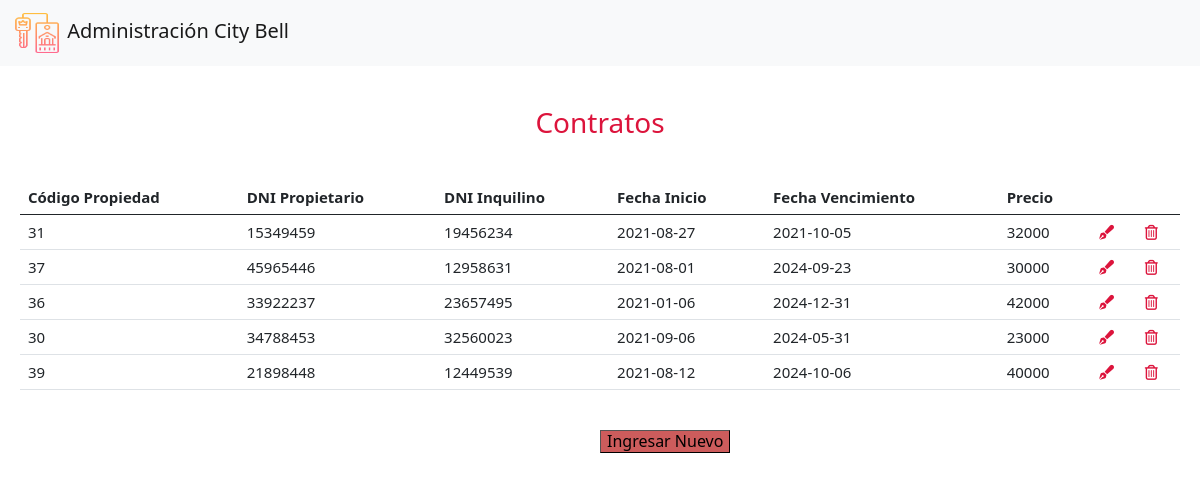
The app's page /tabla_cont.php with its own data.
### tables this page shows
CREATE TABLE `Contrato` (
  `id` int(4) NOT NULL,
  `id_propiedad` int(11) DEFAULT NULL,
  `id_propietario` int(20) NOT NULL,
  `id_inquilino` int(20) NOT NULL,
  `fecha_inicio` date NOT NULL,
  `fecha_fin` date NOT NULL,
  `precio` int(30) NOT NULL
);

### tabla_cont.php (the view, shortened to what this page needs)
<?php
require 'conexion.php';
include 'nav.php';
?>
<!DOCTYPE html>
<html lang="es">
<head>
    <link rel="stylesheet" href="estilos.css">
    <link href="https://cdn.jsdelivr.net/npm/bootstrap@5.0.2/dist/css/bootstrap.min.css" rel="stylesheet">
</head>
<body>
    <h3 id="title">Contratos<h3>
    <div class="table-container">
<table class="table">
  <thead>
    <tr>
      <th scope="col">Código Propiedad</th>
      <th scope="col">DNI Propietario</th>
      <th scope="col">DNI Inquilino</th>
      <th scope="col">Fecha Inicio</th>
      <th scope="col">Fecha Vencimiento</th>
      <th scope="col">Precio</th>
      <th></th>
      <th></th>
    </tr>
  </thead>
  <tbody>
<?php
$sql= "SELECT * FROM Contrato";
$result=mysqli_query($conexion,$sql);
	while($mostrar=mysqli_fetch_array($result)){
		?>
	<tr>
     <td><?php echo $mostrar['id_propiedad'] ?></td>
		 <td><?php echo $mostrar['id_propietario'] ?></td>
		 <td><?php echo $mostrar['id_inquilino'] ?></td>
		 <td><?php echo $mostrar['fecha_inicio'] ?></td>
     <td><?php echo $mostrar['fecha_fin'] ?></td>
     <td><?php echo $mostrar['precio'] ?></td>
     <td><a href="editar_contrato.php?id_propiedad=<?php echo $mostrar['id_propiedad']?>"> <i class="fas fa-pen-fancy"></a></td>
     <td><a href="eliminar_contrato.php?id_propiedad=<?php echo $mostrar['id_propiedad']?>"><i class="far fa-trash-alt"></i></a></td>
		</tr>
	<?php
	}
	 ?>
  </tbody>
</table>
</div>
<button type="" class="bt" onclick = "location='form_contrato.php'">Ingresar Nuevo</button>
</body>

### estilos.css (style rules this page uses)
#title { text-align: center; margin-top: 40px; margin-bottom: 40px; font-weight: lighter; color: crimson; }
.table-container { margin: 20px ; }
.table { font-size: 15px; }
.bt { font-size: 12pt ; background-color: indianred !important; border-width: 1px; margin-left: 600px; margin-top: 20px; }
i { color: crimson; }

### records on screen
contrato: id_propiedad "31", id_propietario "15349459", id_inquilino "19456234", fecha_inicio "2021-08-27", fecha_fin "2021-10-05", precio "32000"
contrato: id_propiedad "37", id_propietario "45965446", id_inquilino "12958631", fecha_inicio "2021-08-01", fecha_fin "2024-09-23", precio "30000"
contrato: id_propiedad "36", id_propietario "33922237", id_inquilino "23657495", fecha_inicio "2021-01-06", fecha_fin "2024-12-31", precio "42000"
contrato: id_propiedad "30", id_propietario "34788453", id_inquilino "32560023", fecha_inicio "2021-09-06", fecha_fin "2024-05-31", precio "23000"
contrato: id_propiedad "39", id_propietario "21898448", id_inquilino "12449539", fecha_inicio "2021-08-12", fecha_fin "2024-10-06", precio "40000"
